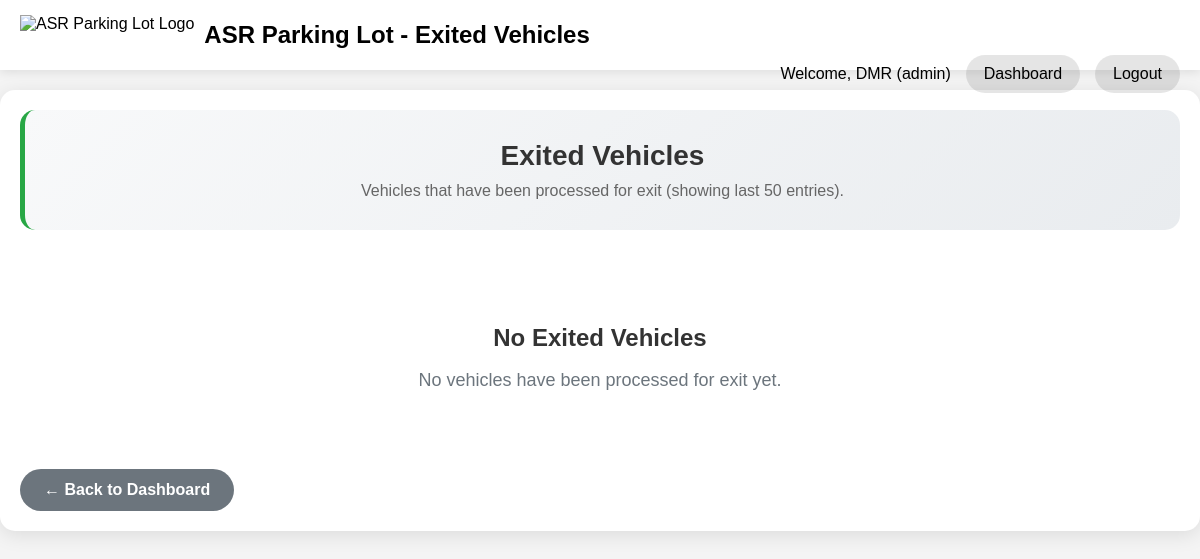
The app's page /staff/exited-vehicles (signed in), older data.
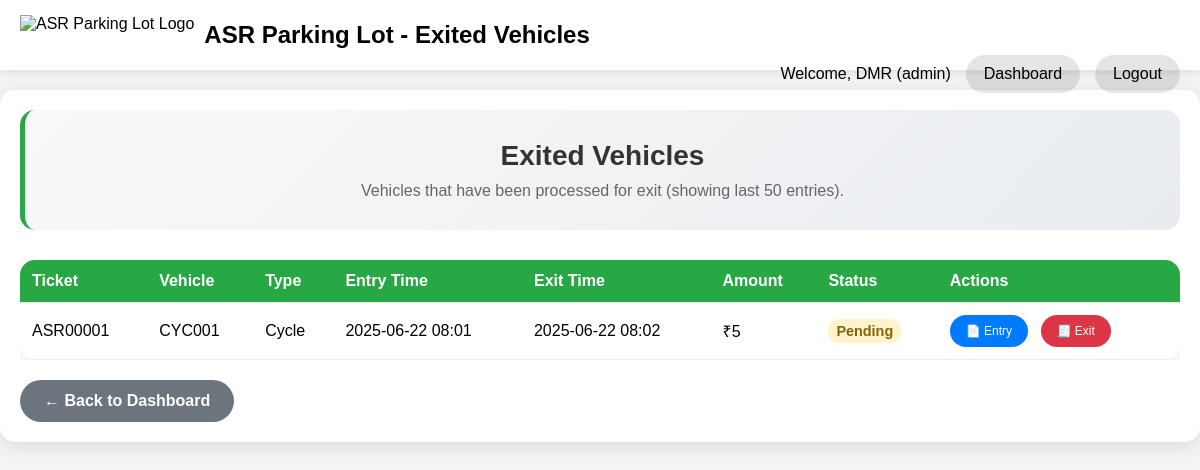
The same page, newer data.
### app/models.py (models this page shows, shortened)
class Entry(db.Model):
    id = db.Column(db.Integer, primary_key=True)
    ticket_number = db.Column(db.String(20), unique=True, nullable=False)
    vehicle_type = db.Column(db.String(50), nullable=False)
    vehicle_number = db.Column(db.String(20), nullable=False)
    phone = db.Column(db.String(15), nullable=False)
    device = db.Column(db.String(50), nullable=False)
    entry_time = db.Column(db.DateTime, default=get_current_ist, nullable=False)
    exit_time = db.Column(db.DateTime, nullable=True)
    paid = db.Column(db.Boolean, default=False, nullable=False)
    amount = db.Column(db.Float, nullable=True)

### app/routes.py (the view)
@main.route('/staff/exited-vehicles')
@login_required
def exited_vehicles():
    if current_user.role not in ['admin', 'staff']:
        flash('Access denied. Staff or Admin privileges required.', 'error')
        return redirect(url_for('main.index'))
    exited_vehicles = Entry.query.filter(
        Entry.exit_time.is_not(None)
    ).order_by(Entry.exit_time.desc()).limit(50).all()
    return render_template('exited_vehicles.html',
                         title='Exited Vehicles',
                         exited_vehicles=exited_vehicles)

### app/utils.py (called while the page is built)
def get_ist_timezone():
    return pytz.timezone('Asia/Kolkata')

def get_ist_time(dt=None):
    ist_tz = get_ist_timezone()
    if dt is None:
        return datetime.now(ist_tz)
    if dt.tzinfo is None:
        return ist_tz.localize(dt)
    return dt.astimezone(ist_tz)

def format_ist_time(dt, format_str='%Y-%m-%d %H:%M:%S'):
    ist_time = get_ist_time(dt)
    return ist_time.strftime(format_str)

def format_ist_time_medium(dt):
    return format_ist_time(dt, '%Y-%m-%d %H:%M')

### app/templates/exited_vehicles.html (shortened to what this page needs)
<!DOCTYPE html>
<html lang="en">
<head>
</head>
<body>
    <div class="navbar">
        <div class="navbar-logo">
            <img src="{{ url_for('main.public_file', filename='logo.png') }}" alt="ASR Parking Lot Logo">
            <h1>ASR Parking Lot - Exited Vehicles</h1>
        </div>
        <div class="navbar-right">
            <span>Welcome, {{ current_user.username }} ({{ current_user.role }})</span>
            <a href="{{ url_for('main.staff_dashboard') }}">Dashboard</a>
            <a href="{{ url_for('main.logout') }}">Logout</a>
        </div>
    </div>
    <div class="container">
        <div class="header-section">
            <h2>Exited Vehicles</h2>
            <p>Vehicles that have been processed for exit (showing last 50 entries).</p>
        </div>
        {% if exited_vehicles %}
        <div class="vehicles-table">
            <table>
                <thead>
                    <tr>
                        <th>Ticket</th>
                        <th>Vehicle</th>
                        <th>Type</th>
                        <th>Entry Time</th>
                        <th>Exit Time</th>
                        <th>Amount</th>
                        <th>Status</th>
                        <th>Actions</th>
                    </tr>
                </thead>
                <tbody>
                    {% for vehicle in exited_vehicles %}
                    <tr>
                        <td>{{ vehicle.ticket_number }}</td>
                        <td>{{ vehicle.vehicle_number }}</td>
                        <td>{{ vehicle.vehicle_type }}</td>
                        <td>{{ vehicle.entry_time | ist_medium }}</td>
                        <td>{{ vehicle.exit_time | ist_medium }}</td>
                        <td>₹{{ "%.0f"|format(vehicle.amount or 0) }}</td>
                        <td>
                            {% if vehicle.paid %}
                                <span class="status-paid">Paid</span>
                            {% else %}
                                <span class="status-pending">Pending</span>
                            {% endif %}
                        </td>
                        <td>
                            <a href="{{ url_for('main.print_receipt', entry_id=vehicle.id) }}"
                               target="_blank"
                               class="action-btn">
                                📄 Entry
                            </a>
                            <a href="{{ url_for('main.exit_receipt', entry_id=vehicle.id) }}"
                               target="_blank"
                               class="action-btn exit">
                                🧾 Exit
                            </a>
                        </td>
                    </tr>
                    {% endfor %}
                </tbody>
            </table>
        </div>
        {% else %}
        <div class="no-vehicles">
            <h3>No Exited Vehicles</h3>
            <p>No vehicles have been processed for exit yet.</p>
        </div>
        {% endif %}
        <a href="{{ url_for('main.staff_dashboard') }}" class="back-btn">← Back to Dashboard</a>
    </div>
</body>
</html>

Row changes from the older to the newer data that the page shows:
added Entry: ticket_number "ASR00001", vehicle_number "CYC001", vehicle_type "Cycle", entry_time|ist_medium "2025-06-22 08:01", exit_time|ist_medium "2025-06-22 08:02", amount "5", paid "Pending"
Text that changed along with them:
text no longer shown: "No Exited Vehicles No vehicles have been processed for exit yet."
text now shown: "Ticket Vehicle Type Entry Time Exit Time Amount Status Actions"
